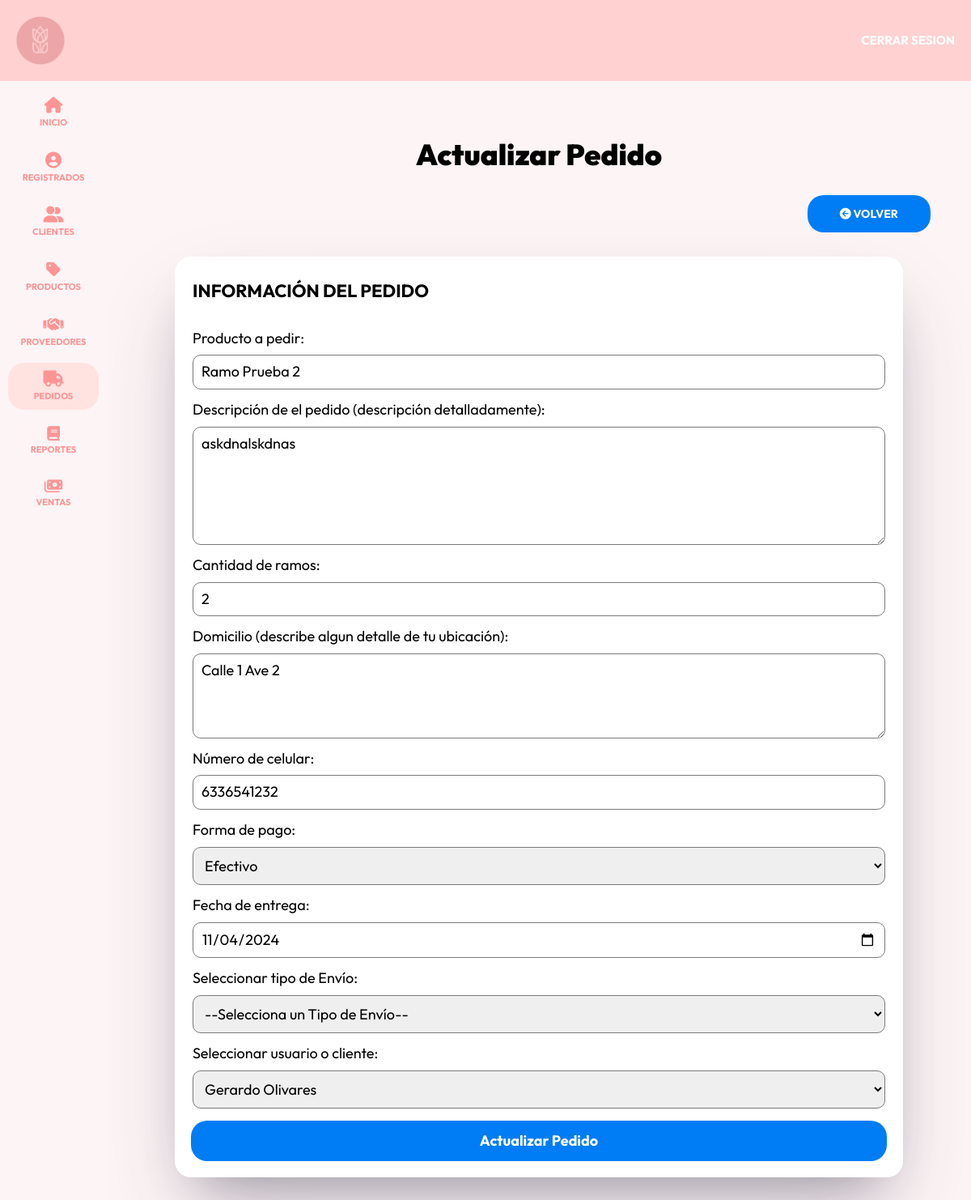
The app's page /admin/pedidos/editar?id=8 (signed in) with its own data.
### tables this page shows
CREATE TABLE `pedidos` (
  `IDpedido` int NOT NULL AUTO_INCREMENT,
  `producto` varchar(100) NOT NULL,
  `descripcionPedido` varchar(255) DEFAULT NULL,
  `cantidad` int NOT NULL,
  `direccion` varchar(255) NOT NULL,
  `contacto` varchar(100) NOT NULL,
  `FormaPago` varchar(50) NOT NULL,
  `fecha` date NOT NULL,
  `IDenvio` int DEFAULT NULL,
  `IDcliente` int DEFAULT NULL,
  `estado` varchar(50) DEFAULT NULL,
  PRIMARY KEY (`IDpedido`),
  KEY `IDenvio` (`IDenvio`),
  KEY `fk_cliente` (`IDcliente`),
  CONSTRAINT `fk_cliente` FOREIGN KEY (`IDcliente`) REFERENCES `clientes` (`IDcliente`),
  CONSTRAINT `pedidos_ibfk_2` FOREIGN KEY (`IDenvio`) REFERENCES `tipo_de_envio` (`IDenvio`)
);

CREATE TABLE `clientes` (
  `IDcliente` int NOT NULL AUTO_INCREMENT,
  `nombre` varchar(100) NOT NULL,
  `telefono` varchar(15) NOT NULL,
  `direccion` varchar(255) NOT NULL,
  `DateAdd` timestamp NULL DEFAULT CURRENT_TIMESTAMP,
  PRIMARY KEY (`IDcliente`)
);

### controllers/PedidosController.php (called while the page is built, shortened)
<?php
class PedidosController {
    public static function editar(Router $router) {
        $id = filter_var($_GET['id'], FILTER_VALIDATE_INT);
        $alertas = [];
        $pedido = Pedido::find($id);
        $clientes = Cliente::all();
        $tiposDeEnvio = TipoDeEnvio::all();
        $router->render('admin/pedidos/editar', [
            'titulo' => 'Actualizar Pedido',
            'alertas' => $alertas,
            'pedido' => $pedido,
            'clientes' => $clientes,
            'tiposDeEnvio' => $tiposDeEnvio
        ]);
    }
}
?>

### public/index.php (called while the page is built, shortened)
<?php
$router = new Router();
$router->get('/login', [AuthController::class, 'login']);
$router->post('/login', [AuthController::class, 'login']);
$router->post('/logout', [AuthController::class, 'logout']);
$router->get('/registro', [AuthController::class, 'registro']);
$router->post('/registro', [AuthController::class, 'registro']);
$router->get('/olvide', [AuthController::class, 'olvide']);
$router->post('/olvide', [AuthController::class, 'olvide']);
$router->get('/reestablecer', [AuthController::class, 'reestablecer']);
$router->post('/reestablecer', [AuthController::class, 'reestablecer']);
$router->get('/mensaje', [AuthController::class, 'mensaje']);
$router->get('/confirmar-cuenta', [AuthController::class, 'confirmar']);
$router->get('/admin/dashboard', [DashboardController::class, 'index']);
$router->get('/admin/registrados', [RegistradosController::class, 'index']);
$router->get('/admin/registrados/crear', [RegistradosController::class, 'crear']);
$router->post('/admin/registrados/crear', [RegistradosController::class, 'crear']);
$router->get('/admin/registrados/editar', [RegistradosController::class, 'editar']);
$router->post('/admin/registrados/editar', [RegistradosController::class, 'editar']);
$router->post('/admin/registrados/eliminar', [RegistradosController::class, 'eliminar']);
$router->get('/admin/clientes', [ClientesController::class, 'index']);
$router->get('/admin/clientes/crear', [ClientesController::class, 'crear']);
$router->post('/admin/clientes/crear', [ClientesController::class, 'crear']);
$router->get('/admin/clientes/editar', [ClientesController::class, 'editar']);
$router->post('/admin/clientes/editar', [ClientesController::class, 'editar']);
$router->post('/admin/clientes/eliminar', [ClientesController::class, 'eliminar']);
$router->get('/admin/productos', [ProductosController::class, 'index']);
$router->get('/admin/productos/crear', [ProductosController::class, 'crear']);
$router->post('/admin/productos/crear', [ProductosController::class, 'crear']);
$router->get('/admin/productos/editar', [ProductosController::class, 'editar']);
$router->post('/admin/productos/editar', [ProductosController::class, 'editar']);
$router->post('/admin/productos/eliminar', [ProductosController::class, 'eliminar']);
$router->post('/admin/productos/actualizar_inventario', [ProductosController::class, 'actualizar_inventario']);
$router->get('/admin/proveedores', [ProveedoresController::class, 'index']);
$router->get('/admin/proveedores/crear', [ProveedoresController::class, 'crear']);
$router->post('/admin/proveedores/crear', [ProveedoresController::class, 'crear']);
$router->get('/admin/proveedores/editar', [ProveedoresController::class, 'editar']);
$router->post('/admin/proveedores/editar', [ProveedoresController::class, 'editar']);
$router->post('/admin/proveedores/eliminar', [ProveedoresController::class, 'eliminar']);
$router->get('/admin/categorias/crear', [CategoriasController::class, 'crear']);
$router->post('/admin/categorias/crear', [CategoriasController::class, 'crear']);
$router->get('/admin/categorias/editar', [CategoriasController::class, 'editar']);
$router->post('/admin/categorias/editar', [CategoriasController::class, 'editar']);
$router->post('/admin/categorias/eliminar', [CategoriasController::class, 'eliminar']);
$router->get('/admin/pedidos', [PedidosController::class, 'index']);
$router->get('/admin/pedidos/crear', [PedidosController::class, 'crear']);
$router->post('/admin/pedidos/crear', [PedidosController::class, 'crear']);
$router->get('/admin/pedidos/editar', [PedidosController::class, 'editar']);
$router->post('/admin/pedidos/editar', [PedidosController::class, 'editar']);
$router->post('/admin/pedidos/eliminar', [PedidosController::class, 'eliminar']);
$router->get('/admin/pedidos/obtener_pedidos', [PedidosController::class, 'obtener_pedidos']);
$router->post('/admin/pedidos/actualizarEstado', [PedidosController::class, 'actualizarEstado']);
$router->get('/admin/reportes', [ReportesController::class, 'index']);
$router->get('/admin/reportes/generarPDF', [ReportesController::class, 'generarPDF']);
$router->get('/admin/ventas', [VentasController::class, 'index']);
$router->get('/admin/ventas/crear', [VentasController::class, 'crear']);
$router->post('/admin/ventas/vender', [VentasController::class, 'vender']);
$router->get('/', [PaginasController::class, 'index']);
$router->get('/nosotros', [PaginasController::class, 'nosotros']);
$router->get('/categorias', [PaginasController::class, 'categorias']);
$router->get('/productos', [PaginasController::class, 'productos']);
$router->get('/contacto', [PaginasController::class, 'contacto']);
$router->post('/contacto', [PaginasController::class, 'contacto']);
$router->get('/Cpedidos', [PaginasController::class, 'pedidos']);
$router->get('/Cpedidos/crearPedido', [PaginasController::class, 'crearPedido']);
$router->post('/Cpedidos/crearPedido', [PaginasController::class, 'crearPedido']);
$router->get('/404', [PaginasController::class, 'error']);
$router->comprobarRutas();

### models/ActiveRecord.php (called while the page is built, shortened)
<?php
class ActiveRecord {
    protected static $db;
    protected static $tabla = '';
    protected static $columnaID = 'ID';
    public static function setDB($database) {
        self::$db = $database;
    }
    public static function consultarSQL($query) {
        $resultado = self::$db->query($query);
        $array = [];
        while($registro = $resultado->fetch_assoc()) {
            $array[] = static::crearObjeto($registro);
        }
        return $array;
    }
    protected static function crearObjeto($registro) {
        $objeto = new static;
        foreach($registro as $key => $value ) {
            if(property_exists( $objeto, $key  )) {
                $objeto->$key = $value;
            }
        }
        return $objeto;
    }
    public static function all() {
        $query = "SELECT * FROM " . static::$tabla . " ORDER BY " . static::$columnaID . " DESC";
        $resultado = self::consultarSQL($query);
        return $resultado;
    }
    public static function find($id) {
        $query = "SELECT * FROM " . static::$tabla  ." WHERE " . static::$columnaID . " = {$id}";
        $resultado = self::consultarSQL($query);
        return array_shift( $resultado ) ;
    }
}
?>

### views/admin/pedidos/formulario.php (the view, shortened to what this page needs)
<fieldset class="formulario__fieldset">
    <legend class="formulario__legend">Información del Pedido</legend>
    <div class="formulario__campo">
        <label for="producto" class="formulario__label">Producto a pedir:</label>
        <input
            type="text"
            class="formulario__input"
            id="producto"
            name="producto"
            placeholder="Ingrese el producto deseado"
            value="<?php echo htmlspecialchars($pedido->producto ?? ''); ?>"
        />
    </div>
    <div class="formulario__campo">
        <label for="descripcionPedido" class="formulario__label">Descripción de el pedido (descripción detalladamente):</label>
        <textarea
            class="formulario__input"
            id="descripcion"
            name="descripcionPedido"
            placeholder="Describe el contenido del producto que deseas pedir"
            rows="6"
        ><?php echo htmlspecialchars($pedido->descripcionPedido ?? ''); ?></textarea>
    </div>
    <div class="formulario__campo">
        <label for="cantidad" class="formulario__label">Cantidad de ramos:</label>
        <input
            type="number"
            class="formulario__input"
            id="cantidad"
            name="cantidad"
            placeholder="Ramos a pedir, 1, 2, etc."
            value="<?php echo htmlspecialchars($pedido->cantidad ?? ''); ?>"
        />
    </div>
    <div class="formulario__campo">
        <label for="direccion" class="formulario__label">Domicilio (describe algun detalle de tu ubicación):</label>
        <textarea
            class="formulario__input"
            id="direccion"
            name="direccion"
            placeholder="Detalles para ubicar el lugar"
            rows="4"
        ><?php echo htmlspecialchars($pedido->direccion ?? ''); ?></textarea>
    </div>
    <div class="formulario__campo">
        <label for="contacto" class="formulario__label">Número de celular:</label>
        <input
            type="number"
            class="formulario__input"
            id="contacto"
            name="contacto"
            placeholder="633 *** ****"
            value="<?php echo htmlspecialchars($pedido->contacto ?? ''); ?>"
        />
    </div>
    <div class="formulario__campo">
        <label for="FormaPago" class="formulario__label">Forma de pago:</label>
        <select id="FormaPago" name="FormaPago" class="formulario__input">
            <option value="Efectivo" <?php echo $pedido->FormaPago === 'Efectivo' ? 'selected' : ''; ?>>Efectivo</option>
        </select>
    </div>
    <div class="formulario__campo">
        <label for="fecha" class="formulario__label">Fecha de entrega:</label>
        <input
            type="date"
            id="fecha"
            name="fecha"
            class="formulario__input"
            value="<?php echo $pedido->fecha ?? ''; ?>"
        />
    </div>
    <div class="formulario__campo">
        <label for="IDenvio" class="formulario__label">Seleccionar tipo de Envío:</label>
        <select id="IDenvio" name="IDenvio" class="formulario__input">
            <option value="">--Selecciona un Tipo de Envío--</option>
        </select>
    </div>
    <div class="formulario__campo">
        <label for="IDcliente" class="formulario__label">Seleccionar usuario o cliente:</label>
        <select id="IDcliente" name="IDcliente" class="formulario__input">
            <optgroup label="Clientes">
                <?php foreach($clientes as $cliente): ?>
                    <option value="<?php echo $cliente->IDcliente; ?>"
                        <?php echo $pedido->IDcliente === $cliente->IDcliente ? 'selected' : ''; ?>>
                        <?php echo $cliente->nombre; ?>
                    </option>
                <?php endforeach; ?>
            </optgroup>
        </select>
    </div>
</fieldset>

### public/build/css/app.css (style rules this page uses)
html { line-height: 1.15; -webkit-text-size-adjust: 100%; }
body { margin: 0; }
button, input, optgroup, select, textarea { font-family: inherit; font-size: 100%; line-height: 1.15; margin: 0; }
button, input { overflow: visible; }
button, select { text-transform: none; }
fieldset { padding: 0.35em 0.75em 0.625em; }
legend { box-sizing: border-box; color: inherit; display: table; max-width: 100%; padding: 0; white-space: normal; }
textarea { overflow: auto; }
html { font-size: 62.5%; box-sizing: border-box; height: 100%; }
*, *:before, *:after { box-sizing: inherit; }
body { font-family: "Outfit", sans-serif; font-size: 1.8rem; }
.formulario__fieldset { border: none; margin-top: 1rem; padding: 0; }
.formulario__legend { font-size: 2.2rem; margin-bottom: 2rem; text-transform: uppercase; font-weight: 700; }
.formulario__campo { display: flex; flex-direction: column; gap: 1rem; margin: 1.5rem 0; }
.formulario__label { display: block; font-size: 1.8rem; }
.formulario__input { padding: 1rem; border: 1px solid #7a7a7a; border-radius: 1rem; }
.formulario__campo { flex: 1; display: flex; flex-direction: column; gap: 1rem; margin: 1.5rem 0; }
.dashboard { height: 100%; display: flex; flex-direction: column; background-color: #FDF4F5; }

### records on screen
pedidos: producto "Ramo Prueba 2", descripcionPedido "askdnalskdnas", cantidad "2", direccion "Calle 1 Ave 2", contacto "6336541232", FormaPago "Efectivo", fecha "11/04/2024", IDcliente "Gerardo Olivares"

### other values on screen
$titulo "Actualizar Pedido"
